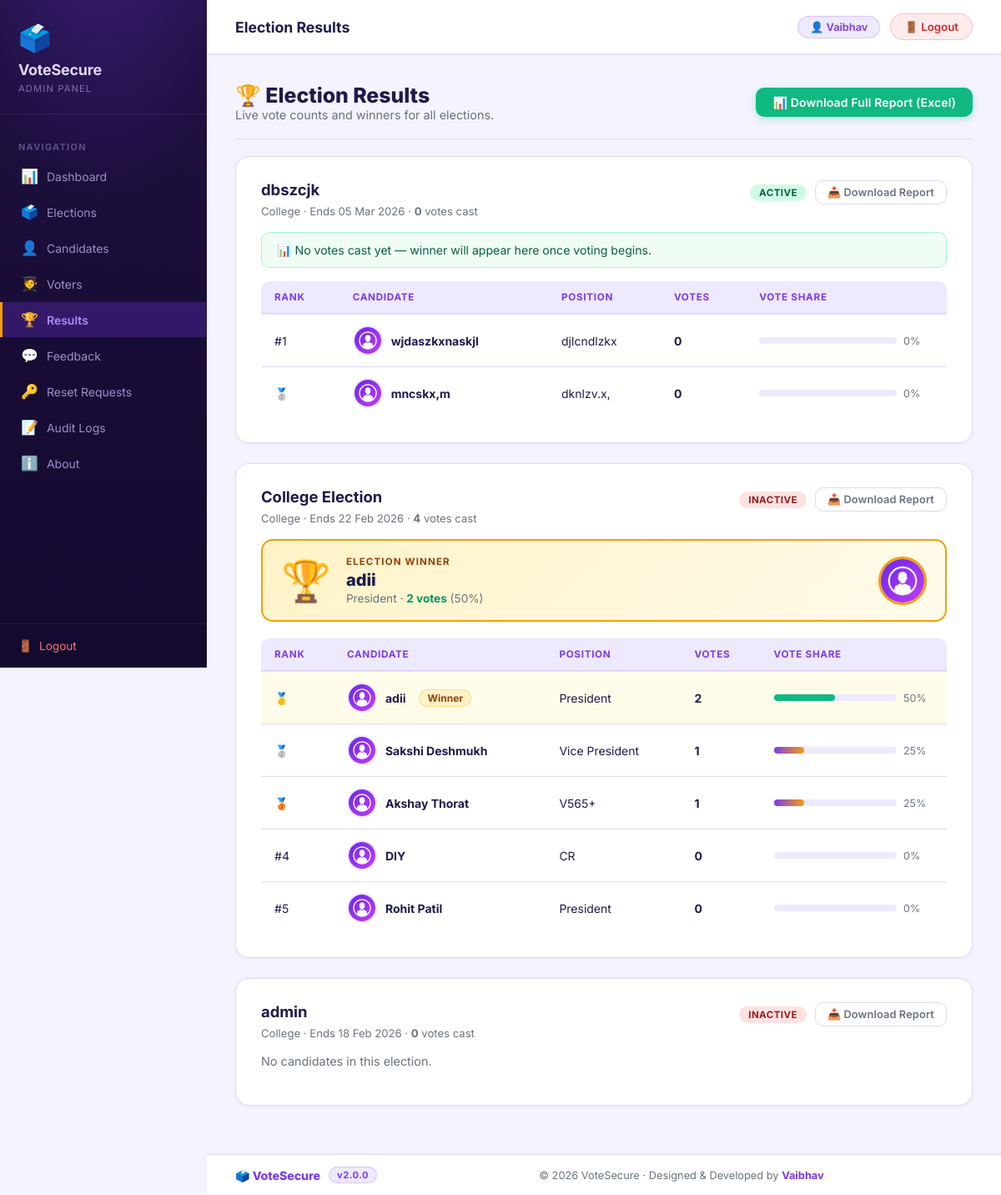
Page /admin/results.php (signed in) on the earlier database version.
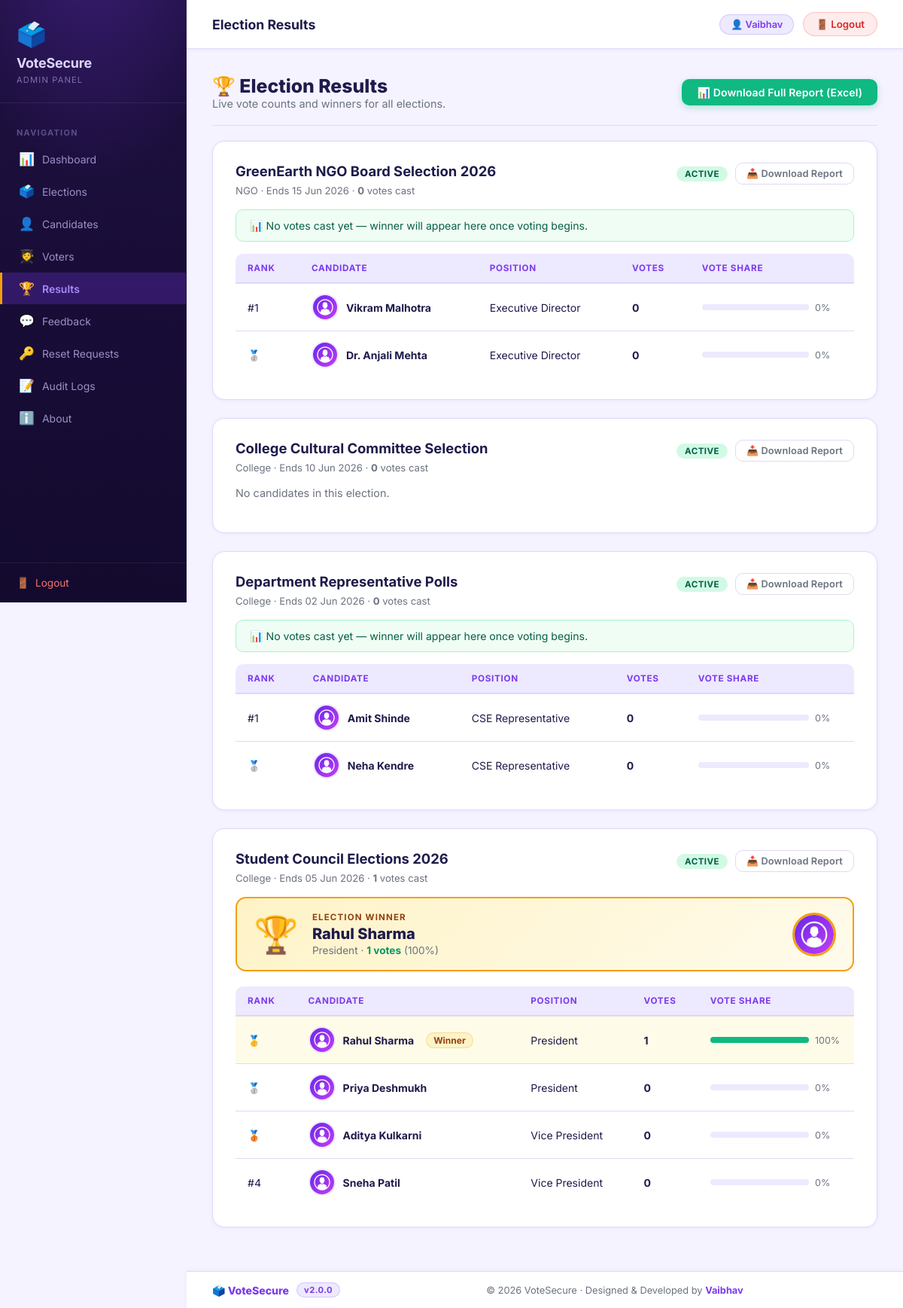
Same page on the later database version.
### tables this page shows
CREATE TABLE `elections` (
  `id` int(11) NOT NULL,
  `title` varchar(255) NOT NULL,
  `type` varchar(100) NOT NULL,
  `start_date` date NOT NULL,
  `end_date` date NOT NULL,
  `status` varchar(20) DEFAULT 'Inactive',
  `winner_id` int(11) DEFAULT NULL
);

CREATE TABLE `candidates` (
  `id` int(11) NOT NULL,
  `name` varchar(100) NOT NULL,
  `position` varchar(100) NOT NULL,
  `election_id` int(11) NOT NULL,
  `image` varchar(255) DEFAULT NULL,
  `manifesto` text DEFAULT NULL
);

### admin/results.php (the view, shortened to what this page needs)
<?php
include("../config/database.php");
$page_title = "Election Results";
include("includes/header.php");
$elections = $conn->query("SELECT * FROM elections ORDER BY id DESC")->fetch_all(MYSQLI_ASSOC);
?>
<div style="display:flex;align-items:center;justify-content:space-between;flex-wrap:wrap;gap:12px;margin-bottom:6px;">
    <div>
        <h1 class="page-title" style="margin-bottom:0;">🏆 Election Results</h1>
        <p class="page-subtitle" style="margin-bottom:0;">Live vote counts and winners for all elections.</p>
    </div>
    <a href="export_results.php" class="btn btn-success" style="gap:8px;" target="_blank">
        📊 Download Full Report (Excel)
    </a>
</div>
<hr class="divider">
<?php foreach ($elections as $election):
    $eid = (int)$election['id'];
    $cands = $conn->query(
        "SELECT c.id, c.name, c.position, c.image, COUNT(v.id) AS votes
         FROM candidates c
         LEFT JOIN votes v ON c.id = v.candidate_id
         WHERE c.election_id = $eid
         GROUP BY c.id
         ORDER BY votes DESC"
    )->fetch_all(MYSQLI_ASSOC);
    $total_votes = array_sum(array_column($cands, 'votes'));
    $max_votes   = !empty($cands) ? (int)$cands[0]['votes'] : 0;
    $winner      = ($max_votes > 0 && !empty($cands)) ? $cands[0] : null;
?>
<div class="card">
    <div style="display:flex;align-items:flex-start;justify-content:space-between;gap:12px;margin-bottom:16px;flex-wrap:wrap;">
        <div>
            <h2 style="font-size:1.15rem;font-weight:700;margin:0 0 4px;">
                <?php echo htmlspecialchars($election['title']); ?>
            </h2>
            <span style="font-size:.82rem;color:#6b7280;">
                <?php echo htmlspecialchars($election['type']); ?> ·
                Ends <?php echo date('d M Y', strtotime($election['end_date'])); ?> ·
                <strong><?php echo $total_votes; ?></strong> votes cast
            </span>
        </div>
        <div style="display:flex;align-items:center;gap:10px;">
            <span class="badge <?php echo $election['status']==='Active' ? 'badge-success' : 'badge-danger'; ?>">
                <?php echo $election['status']; ?>
            </span>
            <a href="export_results.php?election=<?php echo $eid; ?>"
               class="btn btn-outline btn-sm" target="_blank"
               title="Download Excel report for this election only">
                📥 Download Report
            </a>
        </div>
    </div>
    <?php if ($winner): ?>
    <div style="
        background: linear-gradient(135deg, #fef3c7, #fffbeb);
        border: 2px solid #f59e0b;
        border-radius: 14px;
        padding: 18px 22px;
        margin-bottom: 20px;
        display: flex;
        align-items: center;
        gap: 18px;
    ">
        <div style="font-size:3rem;line-height:1;flex-shrink:0;">🏆</div>
        <div>
            <div style="font-size:.72rem;font-weight:700;text-transform:uppercase;letter-spacing:.1em;color:#92400e;margin-bottom:3px;">
                Election Winner
            </div>
            <div style="font-size:1.25rem;font-weight:800;color:#1e1b4b;">
                <?php echo htmlspecialchars($winner['name']); ?>
            </div>
            <div style="font-size:.85rem;color:#6b7280;margin-top:2px;">
                <?php echo htmlspecialchars($winner['position']); ?> ·
                <strong style="color:#059669;"><?php echo $winner['votes']; ?> votes</strong>
                (<?php echo ($total_votes > 0) ? round(($winner['votes']/$total_votes)*100,1) : 0; ?>%)
            </div>
        </div>
        <?php if (!empty($winner['image'])): ?>
        <img src="../uploads/<?php echo htmlspecialchars($winner['image']); ?>"
             alt="" style="width:58px;height:58px;border-radius:50%;object-fit:cover;border:3px solid #f59e0b;margin-left:auto;"
             onerror="this.src='../uploads/default_avatar.png';">
        <?php else: ?>
        <img src="../uploads/default_avatar.png"
             alt="" style="width:58px;height:58px;border-radius:50%;object-fit:cover;border:3px solid #f59e0b;margin-left:auto;">
        <?php endif; ?>
    </div>
    <?php elseif (empty($cands)): ?>
        <p style="color:#6b7280;font-size:.9rem;margin-bottom:16px;">No candidates in this election.</p>
    <?php else: ?>
        <div style="background:#f0fdf4;border:1px solid #a7f3d0;border-radius:10px;padding:12px 18px;margin-bottom:16px;font-size:.88rem;color:#065f46;">
            📊 No votes cast yet — winner will appear here once voting begins.
        </div>
    <?php endif; ?>
    <?php if (!empty($cands)): ?>
    <div class="table-wrap">
        <table class="data-table">
            <thead>
                <tr>
                    <th>Rank</th>
                    <th>Candidate</th>
                    <th>Position</th>
                    <th>Votes</th>
                    <th>Vote Share</th>
                </tr>
            </thead>
            <tbody>
            <?php foreach ($cands as $i => $row):
                $pct    = ($total_votes > 0) ? round(($row['votes'] / $total_votes) * 100, 1) : 0;
                $is_win = ($max_votes > 0 && $row['votes'] == $max_votes);
            ?>
            <tr <?php echo $is_win ? 'class="winner-row"' : ''; ?>>
                <td>
                    <?php
                    if ($is_win)   echo '🥇';
                    elseif ($i===1) echo '🥈';
                    elseif ($i===2) echo '🥉';
                    else           echo '#'.($i+1);
                    ?>
                </td>
                <td>
                    <div style="display:flex;align-items:center;gap:10px;">
                        <?php if (!empty($row['image'])): ?>
                            <img src="../uploads/<?php echo htmlspecialchars($row['image']); ?>"
                                 alt="" style="width:36px;height:36px;border-radius:50%;object-fit:cover;"
                                 onerror="this.src='../uploads/default_avatar.png';">
                        <?php else: ?>
                            <img src="../uploads/default_avatar.png"
                                 alt="" style="width:36px;height:36px;border-radius:50%;object-fit:cover;">
                        <?php endif; ?>
                        <strong><?php echo htmlspecialchars($row['name']); ?></strong>
                        <?php if ($is_win): ?><span class="winner-label">Winner</span><?php endif; ?>
                    </div>
                </td>
                <td><?php echo htmlspecialchars($row['position']); ?></td>
                <td><strong><?php echo $row['votes']; ?></strong></td>
                <td style="min-width:140px;">
                    <div style="display:flex;align-items:center;gap:8px;">
                        <div class="progress-bar-wrap" style="flex:1;">
                            <div class="progress-bar-fill"
                                 style="width:<?php echo $pct; ?>%;<?php echo $is_win?'background:var(--success)':''; ?>">
                            </div>
                        </div>
                        <span style="font-size:.78rem;color:#6b7280;width:36px;"><?php echo $pct; ?>%</span>
                    </div>
                </td>
            </tr>
            <?php endforeach; ?>
            </tbody>
        </table>
    </div>
    <?php endif; ?>
</div>
<?php endforeach; ?>
<?php include("includes/footer.php"); ?>

### admin/includes/header.php (shortened to what this page needs)
<?php
$admin_name = htmlspecialchars($_SESSION['admin']);
$current    = basename($_SERVER['PHP_SELF']);
$nav_items = [
    'dashboard.php'         => ['icon' => '📊', 'label' => 'Dashboard'],
    'manage_elections.php'  => ['icon' => '🗳️',  'label' => 'Elections'],
    'manage_candidates.php' => ['icon' => '👤',  'label' => 'Candidates'],
    'manage_voters.php'     => ['icon' => '🧑‍🎓', 'label' => 'Voters'],
    'results.php'           => ['icon' => '🏆',  'label' => 'Results'],
    'feedback.php'          => ['icon' => '💬',  'label' => 'Feedback'],
    'reset_requests.php'    => ['icon' => '🔑',  'label' => 'Reset Requests'],
    'logs.php'              => ['icon' => '📝',  'label' => 'Audit Logs'],
    'about.php'             => ['icon' => 'ℹ️',  'label' => 'About'],
];
?>
<!DOCTYPE html>
<html lang="en">
<head>
    <link rel="stylesheet" href="../assets/css/admin.css">
</head>
<body>
<aside class="sidebar">
    <div class="sidebar-brand">
        <div class="brand-icon">🗳️</div>
        <span class="brand-name">VoteSecure</span>
        <span class="brand-sub">Admin Panel</span>
    </div>
    <nav class="sidebar-nav">
        <div class="nav-section-label">Navigation</div>
        <?php foreach($nav_items as $file => $item): ?>
        <a href="<?php echo $file; ?>"
           class="sidebar-link <?php echo ($current === $file) ? 'active' : ''; ?>">
            <span class="nav-icon"><?php echo $item['icon']; ?></span>
            <span><?php echo $item['label']; ?></span>
        </a>
        <?php endforeach; ?>
    </nav>
    <div class="sidebar-footer">
        <a href="logout.php">
            <span>🚪</span>
            <span>Logout</span>
        </a>
    </div>
</aside>
<div class="admin-wrapper">
    <div class="topbar">
        <span class="topbar-title"><?php echo htmlspecialchars($page_title ?? 'Dashboard'); ?></span>
        <div class="topbar-right">
            <span class="admin-badge">👤 <?php echo $admin_name; ?></span>
            <a href="logout.php" class="topbar-logout">🚪 Logout</a>
        </div>
    </div>
    <div class="page-content">

### admin/includes/footer.php
    </div>
    <footer class="admin-footer">
        <div class="admin-footer__left">
            <span class="footer-brand">🗳️ VoteSecure</span>
            <span class="footer-version">v2.0.0</span>
        </div>
        <div class="admin-footer__center">
            © <?php echo date('Y'); ?> VoteSecure · Designed &amp; Developed by
            <strong>Vaibhav</strong>
        </div>
    </footer>
</div>
</body>
</html>

Differences in the rows shown:
removed elections: title "dbszcjk", type "College", end_date "05 Mar 2026", total_votes "0", status "ACTIVE", shows "📊 No votes cast yet — winner will appear here once voting begins."
removed candidates: name "wjdaszkxnaskjl", position "djlcndlzkx", votes "0", pct "0", shown under "dbszcjk"
removed candidates: name "mncskx,m", position "dknlzv.x,", votes "0", pct "0", shown under "dbszcjk"
removed elections: title "College Election", type "College", end_date "22 Feb 2026", total_votes "4", status "INACTIVE", candidates.name "adii", candidates.position "President", votes "2", votes "50", candidates (name "DIY", position "CR", votes "0", pct "0")
removed candidates: name "adii", shows "Winner", position "President", votes "2", pct "50", shown under "College Election"
removed candidates: name "Sakshi Deshmukh", position "Vice President", votes "1", pct "25", shown under "College Election"
removed candidates: name "Akshay Thorat", position "V565+", votes "1", pct "25", shown under "College Election"
removed candidates: name "Rohit Patil", position "President", votes "0", pct "0", shown under "College Election"
changed elections: title "admin" → "GreenEarth NGO Board Selection 2026"; type "College" → "NGO"; end_date "18 Feb 2026" → "15 Jun 2026"; status "INACTIVE" → "ACTIVE"; text "No candidates in this election." → "📊 No votes cast yet — winner will appear here once voting begins. RANK CANDIDATE POSITION VOTES VOTE SHARE"
added candidates: name "Vikram Malhotra", position "Executive Director", votes "0", pct "0", shown under elections "GreenEarth NGO Board Selection 2026"
added candidates: name "Dr. Anjali Mehta", position "Executive Director", votes "0", pct "0", shown under elections "GreenEarth NGO Board Selection 2026"
added elections: title "College Cultural Committee Selection", type "College", end_date "10 Jun 2026", total_votes "0", status "ACTIVE", shows "No candidates in this election."
added elections: title "Department Representative Polls", type "College", end_date "02 Jun 2026", total_votes "0", status "ACTIVE", shows "📊 No votes cast yet — winner will appear here once voting begins.", candidates (name "Neha Kendre", position "CSE Representative", votes "0", pct "0")
added candidates: name "Amit Shinde", position "CSE Representative", votes "0", pct "0", shown under "Department Representative Polls"
added elections: title "Student Council Elections 2026", type "College", end_date "05 Jun 2026", total_votes "1", status "ACTIVE", candidates.name "Rahul Sharma", candidates.position "President", votes "1", votes "100"
added candidates: name "Rahul Sharma", shows "Winner", position "President", votes "1", pct "100", shown under "Student Council Elections 2026"
added candidates: name "Priya Deshmukh", position "President", votes "0", pct "0", shown under "Student Council Elections 2026"
added candidates: name "Aditya Kulkarni", position "Vice President", votes "0", pct "0", shown under "Student Council Elections 2026"
added candidates: name "Sneha Patil", position "Vice President", votes "0", pct "0", shown under "Student Council Elections 2026"
